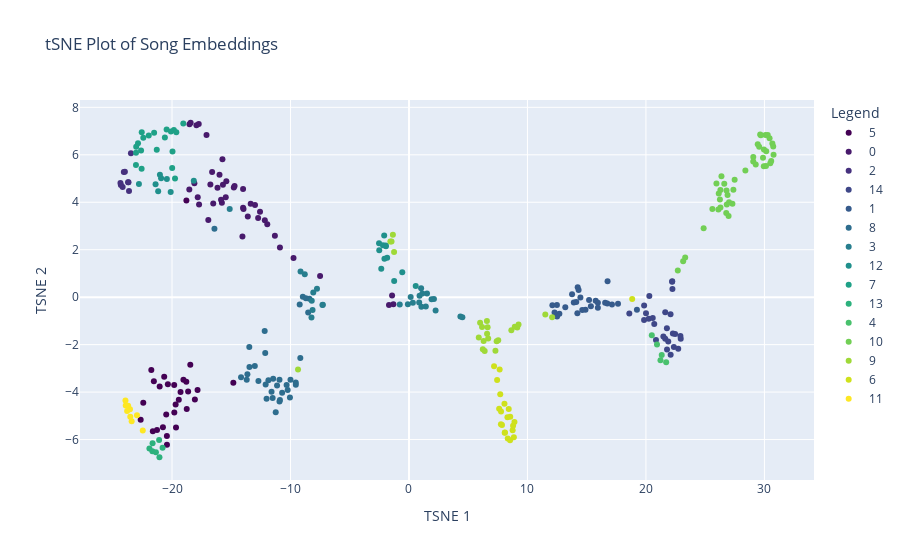

Notebook code cell kept with this figure:
### Code cell
plot_embeddings_interactive(lyrics, lyric_embeddings, "cluster_assignment")

### Figure 1 — Plotly figure (JSON) as saved in the notebook; plotly's stock layout.template omitted (floating-point values rounded to 4 significant figures)
{"data": [{"marker": {"color": "rgb(68, 1, 84)", "opacity": 1}, "mode": "markers", "name": "5", "text": ["...Ready For It?", "Back To December", "Bad Blood (Taylor's Version)", "Better Than Revenge", "Better Than Revenge (Taylor's Version)", "betty", "Cruel Summer", "Death By A Thousand Cuts", "Forever & Always", "Forever & Always (Piano Version)", "Forever & Always (Taylor's Version)", "Highway Don't Care", "I Did Something Bad", "If This Was A Movie (Taylor's Version)", "King Of My Heart", "Long Live", "Long Live (Taylor's Version)", "Mean", "Mine (Taylor's Version)", "New Romantics (Taylor's Version)", "Out Of The Woods", "Out Of The Woods (Taylor's Version)", "Renegade", "Starlight (Taylor's Version)", "The Other Side Of The Door (Taylor's Version)", "willow", "You Belong With Me", "You Belong With Me (Taylor's Version)"], "type": "scatter", "x": [-17.84, -18.46, -21.62, -19.81, -19.04, -21.26, -22.43, -20.43, -21.04, -21.53, -21.75, -18.79, -20.43, -18.79, -18.64, -19.69, -19.8, -22.65, -18.07, -14.82, -20.35, -20.66, -20.77, -19.66, -20.49, -18.76, -19.43, -19.28], "y": [-3.914, -2.852, -5.651, -3.697, -3.476, -5.595, -4.447, -6.224, -3.766, -3.538, -3.065, -3.569, -5.846, 4.072, -3.978, -4.525, -4.861, -5.17, -4.313, -3.611, -3.673, -3.35, -5.484, -5.49, -4.945, -4.714, -4.324, -3.993]}, {"marker": {"color": "rgb(72, 26, 108)", "opacity": 1}, "mode": "markers", "name": "0", "text": ["'tis the damn season", "\"Slut!\" (Taylor's Version) [From The Vault]", "Bad Blood (Remix)", "Bad Blood (Remix) [Taylor's Version]", "Bejeweled", "Both Of Us", "Call It What You Want", "coney island", "Dress", "End Game", "Everything Has Changed", "Everything Has Changed (Taylor's Version)", "Fifteen", "Fifteen (Taylor's Version)", "Foolish One (Taylor's Version) [From The Vault]", "Girl At Home", "happiness", "Hits Different", "I Bet You Think About Me (Taylor's Version) [From The Vault]", "I Know Places (Taylor's Version)", "I Think He Knows", "If This Was A Movie", "Is It Over Now? (Taylor's Version) [From The Vault]", "Karma (Remix)", "Never Grow Up", "Never Grow Up (Taylor's Version)", "no body, no crime", "Question...?", "right where you left me", "So It Goes...", "Sweeter Than Fiction", "The Alcott", "The Man", "This Is Why We Can't Have Nice Things", "Three Sad Virgins", "Timeless (Taylor's Version) [From The Vault]", "When Emma Falls In Love (Taylor's Version) [From The Vault]", "Would've, Could've, Should've", "You Are In Love", "You Are In Love (Taylor's Version)", "You're Losing Me (From The Vault)"], "type": "scatter", "x": [-11.32, -1.686, -12.73, -18.52, -16.76, -12.17, -13.36, -1.316, -16.52, -18.54, -15.79, -15.86, -14.0, -13.97, -14.06, -15.46, -17.94, -12.99, -12.57, -7.501, -10.89, -16.94, -16.62, -14.0, -17.71, -17.83, -9.744, -15.99, -17.74, -15.42, -16.16, -18.43, -18.11, -15.7, -11.96, -17.09, -1.425, -15.74, -14.78, -14.72, -13.6], "y": [2.584, -0.3331, 3.333, 7.282, 4.749, 3.242, 3.934, -0.2998, 3.948, 4.539, 3.977, 4.104, 3.765, 3.712, 2.554, 4.215, 7.243, 3.88, 3.596, 0.8884, 2.095, 3.25, 5.279, 4.557, 3.907, 4.213, 1.652, 5.154, 7.293, 4.88, 4.608, 7.35, 4.803, 4.737, 3.069, 6.839, 0.06874, 5.815, 4.626, 4.684, 3.399]}, {"marker": {"color": "rgb(70, 49, 126)", "opacity": 1}, "mode": "markers", "name": "2", "text": ["22", "22 (Taylor's Version)", "cardigan", "Forever & Always (Piano Version) [Taylor's Version]", "Red (Taylor's Version)", "We Are Never Ever Getting Back Together", "We Are Never Ever Getting Back Together (Taylor's Version)", "Wildest Dreams", "Wildest Dreams (Taylor's Version)"], "type": "scatter", "x": [-23.67, -23.63, -24.17, -23.71, -23.47, -24.32, -24.35, -23.98, -24.07], "y": [4.845, 4.473, 4.64, 4.845, 6.062, 4.724, 4.806, 5.288, 5.274]}, {"marker": {"color": "rgb(63, 71, 136)", "opacity": 1}, "mode": "markers", "name": "14", "text": ["A Perfectly Good Heart", "American Girl", "Birch", "Carolina", "Christmases When You Were Mine", "Cold As You", "Come In With The Rain", "Come In With The Rain (Taylor's Version)", "Crazier", "Dear Reader", "epiphany", "Gasoline (Remix)", "hoax", "illicit affairs", "Invisible", "It's Nice To Have A Friend", "Sad Beautiful Tragic", "Sad Beautiful Tragic (Taylor's Version)", "Santa Baby", "seven", "State Of Grace", "State Of Grace (Acoustic Version)", "State Of Grace (Acoustic Version) [Taylor's Version]", "The Joker And The Queen", "The Outside", "We Were Happy (Taylor's Version) [From The Vault]"], "type": "scatter", "x": [20.7, 22.09, 22.27, 22.21, 22.36, 18.6, 20.24, 20.57, 22.46, 22.24, 21.47, 19.85, 21.63, 22.08, 20.01, 21.78, 21.63, 21.77, 21.88, 22.73, 22.22, 22.91, 22.94, 20.85, 19.84, 20.29], "y": [-1.13, -2.423, -1.528, 0.6476, -2.101, -0.6899, -0.9069, -0.8785, -1.551, 0.3412, -1.66, -0.3514, -0.6304, -0.7232, -0.6784, -2.21, -1.757, -1.314, -1.864, -2.177, 0.6727, -1.632, -1.752, -1.805, -0.9626, 0.04989]}, {"marker": {"color": "rgb(54, 91, 140)", "opacity": 1}, "mode": "markers", "name": "1", "text": ["A Place In This World", "Bigger Than The Whole Sky", "Castles Crumbling (Taylor's Version) [From The Vault]", "closure", "Eyes Open", "Eyes Open (Taylor's Version)", "Glitch", "Half Of My Heart", "Holy Ground", "Holy Ground (Taylor's Version)", "I Forgot That You Existed", "Labyrinth", "Lavender Haze", "Midnight Rain", "mirrorball", "September", "Soon You'll Get Better", "Suburban Legends (Taylor's Version) [From The Vault]", "Sweet Nothing", "Sweet Nothing (Piano Remix)", "this is me trying", "Tied Together With A Smile", "Two Is Better Than One", "White Horse", "White Horse (Taylor's Version)", "You All Over Me (Taylor's Version) [From The Vault]"], "type": "scatter", "x": [19.24, 15.2, 12.69, 16.74, 16.56, 14.47, 13.91, 13.77, 14.9, 15.76, 12.49, 12.1, 13.19, 16.76, 15.94, 14.63, 17.64, 14.21, 14.24, 14.32, 17.13, 15.94, 15.35, 12.5, 12.29, 14.12], "y": [-0.5335, -0.1142, -0.7028, -0.2716, -0.239, -0.01873, -0.2236, 0.1235, -0.5298, -0.1553, -0.3352, -0.3398, -0.424, 0.6737, -0.4461, -0.5381, -0.278, -0.6781, 0.4139, 0.306, -0.3068, -0.2304, -0.3876, -0.8124, -0.6445, -0.2052]}, {"marker": {"color": "rgb(46, 109, 142)", "opacity": 1}, "mode": "markers", "name": "8", "text": ["Afterglow", "All Too Well", "All Too Well (10 Minute Version) [Taylor's Version] [From The Vault]", "All Too Well (Taylor's Version)", "august", "Better Man (Taylor's Version) [From The Vault]", "Cornelia Street", "Don't Blame Me", "Getaway Car", "Hey Stephen", "Hey Stephen (Taylor's Version)", "High Infidelity", "Karma", "Last Kiss", "Last Kiss (Taylor's Version)", "London Boy", "Mine", "Miss Americana & The Heartbreak Prince", "New Romantics", "Our Song", "Run (Taylor's Version) [From The Vault]", "Speak Now", "Speak Now (Taylor's Version)", "Starlight", "Style", "Style (Taylor's Version)", "Superman", "Superman (Taylor's Version)", "The Other Side Of The Door", "The Story Of Us", "The Story Of Us (Taylor's Version)", "Tim McGraw", "Welcome To New York (Taylor's Version)", "Wonderland (Taylor's Version)"], "type": "scatter", "x": [-10.93, -13.64, -13.01, -13.46, -8.506, -13.48, -11.25, -12.02, -11.6, -11.46, -11.86, -8.959, -8.699, -10.0, -10.71, -12.18, -10.33, -14.17, -13.69, -10.93, -12.13, -10.89, -11.51, -9.557, -10.24, -11.13, -8.404, -9.225, -9.17, -12.71, -12.1, -9.551, -10.05, -16.42], "y": [-3.477, -3.244, -2.904, -2.942, -0.6435, -2.098, -4.85, -4.279, -3.982, -3.44, -3.498, 0.02168, -0.04142, -3.48, -4.026, -1.429, -3.697, -3.373, -3.484, -4.395, -2.348, -4.33, -4.245, -3.6, -3.917, -3.723, -0.06885, -0.3113, -2.561, -3.531, -3.676, -3.694, -4.228, 2.881]}, {"marker": {"color": "rgb(39, 126, 142)", "opacity": 1}, "mode": "markers", "name": "3", "text": ["All Of The Girls You Loved Before", "Begin Again", "Begin Again (Taylor's Version)", "Dear John", "Dear John (Taylor's Version)", "dorothea", "Electric Touch (Taylor's Version) [From The Vault]", "evermore", "Girl At Home (Taylor's Version)", "I Know Places", "it's time to go", "ivy", "Jump Then Fall", "Jump Then Fall (Taylor's Version)", "long story short", "Mary's Song (Oh My My My)", "Mastermind", "Nothing New (Taylor's Version) [From The Vault]", "Tell Me Why", "Tell Me Why (Taylor's Version)", "The Great War", "the last great american dynasty", "The Lucky One", "The Lucky One (Taylor's Version)", "The Moment I Knew", "The Moment I Knew (Taylor's Version)"], "type": "scatter", "x": [0.8624, 4.34, 4.507, -8.139, -8.229, 2.247, 0.8935, -0.09007, -15.13, -8.205, 0.3284, -8.794, -8.076, -7.764, -9.152, 2.108, 1.047, 0.1439, 1.906, 1.522, -0.7772, 1.42, -7.271, -7.304, 1.024, 1.133], "y": [-0.2199, -0.8166, -0.842, -0.544, -0.8615, -0.5619, 0.06195, -0.2989, 3.711, -0.1535, -0.2374, 0.9707, 0.1991, 0.3525, 1.077, -0.07417, -0.4062, 0.005328, -0.08339, 0.1541, -0.3053, -0.3981, -0.3232, -0.3353, 0.3742, 0.152]}, {"marker": {"color": "rgb(32, 144, 140)", "opacity": 1}, "mode": "markers", "name": "12", "text": ["All You Had To Do Was Stay", "All You Had To Do Was Stay (Taylor's Version)", "Anti-Hero", "Babe", "Babe (Taylor's Version) [From The Vault]", "Christmas Tree Farm", "Clean (Taylor's Version)", "Daylight", "Enchanted", "Enchanted (Taylor's Version)", "I Wish You Would", "I Wish You Would (Taylor's Version)", "Maroon", "Message In A Bottle (Taylor's Version) [From The Vault]", "Red", "Should've Said No", "State Of Grace (Taylor's Version)", "Stay Stay Stay", "Stay Stay Stay (Taylor's Version)", "Wonderland"], "type": "scatter", "x": [-21.17, -21.39, -1.249, -1.84, -2.071, -0.5648, -2.525, -20.43, -2.509, -22.79, -20.11, -20.92, -2.338, -21.02, -2.091, -1.946, 0.5693, -1.968, -2.195, -18.16], "y": [4.468, 4.755, 0.6834, 1.662, 1.617, 1.049, 2.277, 4.984, 1.979, 4.772, 4.431, 5.01, 1.196, 5.158, 2.601, 2.147, 0.4753, 2.178, 2.183, 4.902]}, {"marker": {"color": "rgb(31, 161, 135)", "opacity": 1}, "mode": "markers", "name": "7", "text": ["Back To December (Taylor's Version)", "Clean", "Dancing With Our Hands Tied", "Gorgeous", "How You Get The Girl", "How You Get The Girl (Taylor's Version)", "I Can See You (Taylor's Version) [From The Vault]", "I Knew You Were Trouble", "I Knew You Were Trouble (Taylor's Version)", "Mr. Perfectly Fine (Taylor's Version) [From The Vault]", "Paper Rings", "Say Don't Go (Taylor's Version) [From The Vault]", "Snow On The Beach", "Snow On The Beach (More Lana Del Rey)", "Sweeter Than Fiction (Taylor's Version)", "That's When (Taylor's Version) [From The Vault]", "The Last Time", "The Last Time (Taylor's Version)", "This Love", "This Love (Taylor's Version)"], "type": "scatter", "x": [-19.75, -22.87, -19.99, -20.45, -21.51, -21.96, -19.84, -22.57, -23.04, -19.05, -19.96, -23.04, -22.42, -21.29, -20.6, -22.56, -20.09, -19.64, -23.02, -22.61], "y": [5.001, 6.484, 5.44, 7.066, 6.933, 6.814, 7.046, 5.409, 5.566, 7.316, 6.138, 6.089, 6.716, 6.209, 6.725, 6.948, 6.984, 6.947, 6.335, 6.182]}, {"marker": {"color": "rgb(44, 177, 125)", "opacity": 1}, "mode": "markers", "name": "13", "text": ["Bad Blood", "Blank Space", "Blank Space (Taylor's Version)", "exile", "New Year's Day", "Untouchable", "Untouchable (Taylor's Version)"], "type": "scatter", "x": [-21.09, -21.66, -21.64, -20.8, -21.06, -21.36, -21.91], "y": [-6.023, -6.497, -6.157, -6.348, -6.746, -6.536, -6.377]}, {"marker": {"color": "rgb(73, 193, 109)", "opacity": 1}, "mode": "markers", "name": "4", "text": ["Beautiful Eyes", "Safe & Sound", "Safe & Sound (Taylor's Version)", "Silent Night", "White Christmas"], "type": "scatter", "x": [21.33, 20.93, 20.49, 21.71, 21.23], "y": [-2.441, -1.993, -1.61, -2.738, -2.656]}, {"marker": {"color": "rgb(114, 207, 85)", "opacity": 1}, "mode": "markers", "name": "10", "text": ["Beautiful Ghosts", "champagne problems", "Christmas Must Be Something More", "Come Back...Be Here", "Come Back...Be Here (Taylor's Version)", "cowboy like me", "Forever Winter (Taylor's Version) [From The Vault]", "I Heart ?", "I'm Only Me When I'm With You", "I'm Only Me When I'm With You", "I'm Only Me When I'm With You", "I'm Only Me When I'm With You", "I'm Only Me When I'm With You", "I'm Only Me When I'm With You", "I'm Only Me When I'm With You", "I'm Only Me When I'm With You", "I'm Only Me When I'm With You", "I'm Only Me When I'm With You", "I'm Only Me When I'm With You", "I'm Only Me When I'm With You", "I'm Only Me When I'm With You", "I'm Only Me When I'm With You", "I'm Only Me When I'm With You", "I'm Only Me When I'm With You", "Innocent", "Innocent (Taylor's Version)", "invisible string", "mad woman", "marjorie", "my tears ricochet", "Now That We Don't Talk (Taylor's Version) [From The Vault]", "Only The Young", "Paris", "peace", "Ronan", "Ronan (Taylor's Version)", "Stay Beautiful", "The Best Day", "The Best Day (Taylor's Version)", "tolerate it", "Vigilante Shit", "You're On Your Own, Kid", "You're On Your Own, Kid (Strings Remix)"], "type": "scatter", "x": [22.69, 25.61, 26.29, 29.06, 29.06, 28.39, 26.82, 27.49, 29.88, 30.57, 30.09, 29.96, 29.95, 30.28, 30.15, 30.49, 30.77, 30.67, 29.44, 29.56, 29.7, 30.74, 29.64, 30.43, 26.15, 26.61, 25.95, 26.24, 29.27, 26.89, 24.87, 27.38, 27.3, 30.13, 26.8, 26.38, 23.31, 26.98, 26.78, 27.02, 23.14, 26.11, 26.29], "y": [1.125, 3.713, 4.52, 5.714, 5.905, 5.338, 3.906, 4.95, 5.872, 5.734, 6.835, 6.222, 5.513, 6.833, 6.15, 5.648, 5.998, 6.476, 6.443, 6.342, 6.824, 6.345, 6.858, 6.7, 4.37, 4.785, 4.787, 4.115, 5.591, 4.309, 2.899, 4.522, 3.936, 5.527, 4.492, 5.092, 1.675, 3.416, 3.545, 4.002, 1.512, 3.699, 3.776]}, {"marker": {"color": "rgb(159, 217, 56)", "opacity": 1}, "mode": "markers", "name": "9", "text": ["Breathe", "Breathe (Taylor's Version)", "Bye Bye Baby (Taylor's Version) [From The Vault]", "Haunted", "Haunted (Taylor's Version)", "I Almost Do", "I Almost Do (Taylor's Version)", "I Don't Wanna Live Forever", "Last Christmas", "Lover", "Lover (Remix)", "Should've Said No (Alternate Version)", "Sparks Fly (Taylor's Version)", "Teardrops On My Guitar", "Teardrops On My Guitar (Acoustic Version)", "Teardrops On My Guitar (Pop Version)", "the 1", "The Archer", "The Way I Loved You (Taylor's Version)", "Today Was A Fairytale", "Today Was A Fairytale (Taylor's Version)", "Welcome To New York", "You're Not Sorry", "You're Not Sorry (Taylor's Version)"], "type": "scatter", "x": [6.005, -1.256, 6.593, 5.891, 6.303, 8.642, 9.139, -1.357, 12.08, 8.929, 9.248, 6.687, 6.39, 7.401, 7.533, 7.298, 6.169, 11.51, 6.233, 6.638, 6.578, -9.364, -1.471, -1.572], "y": [-1.082, 1.908, -1.546, -1.701, -1.847, -1.392, -1.283, 2.626, -0.8493, -1.249, -1.149, -1.741, -2.272, -1.862, -1.817, -2.263, -1.253, -0.7342, -2.199, -1.267, -1.002, -3.052, 2.348, 2.35]}, {"marker": {"color": "rgb(207, 225, 28)", "opacity": 1}, "mode": "markers", "name": "6", "text": ["Change", "Change (Taylor's Version)", "Don't You (Taylor's Version) [From The Vault]", "False God", "Fearless", "Fearless (Taylor's Version)", "gold rush", "Ours", "Ours (Taylor's Version)", "Picture To Burn", "Picture To Burn (Radio Edit)", "Red (Original Demo Recording)", "Sparks Fly", "SuperStar", "SuperStar (Taylor's Version)", "the lakes", "The Very First Night (Taylor's Version) [From The Vault]", "The Way I Loved You", "Treacherous", "Treacherous (Original Demo Recording)", "Treacherous (Taylor's Version)"], "type": "scatter", "x": [8.082, 8.1, 18.84, 8.42, 8.059, 7.771, 7.703, 7.851, 7.761, 8.312, 8.548, 7.654, 7.441, 8.336, 8.534, 8.852, 7.612, 7.183, 8.902, 8.75, 8.788], "y": [-5.71, -5.699, -0.07324, -4.714, -4.488, -4.822, -4.088, -5.386, -5.355, -5.056, -5.04, -3.046, -3.491, -5.953, -6.025, -5.908, -4.698, -2.915, -5.261, -5.609, -5.42]}, {"marker": {"color": "rgb(253, 231, 36)", "opacity": 1}, "mode": "markers", "name": "11", "text": ["Delicate", "Look What You Made Me Do", "Love Story", "Love Story (Taylor's Version)", "ME!", "Mean (Taylor's Version)", "Shake It Off", "Shake It Off (Taylor's Version)", "You Need To Calm Down"], "type": "scatter", "x": [-23.9, -22.47, -23.41, -23.55, -23.79, -22.96, -23.52, -23.93, -23.7], "y": [-4.562, -5.618, -5.227, -4.726, -4.799, -4.981, -5.038, -4.357, -4.574]}], "layout": {"hovermode": "closest", "legend": {"title": {"text": "Legend"}}, "title": {"text": "tSNE Plot of Song Embeddings"}, "xaxis": {"title": {"text": "TSNE 1"}}, "yaxis": {"title": {"text": "TSNE 2"}}}}
